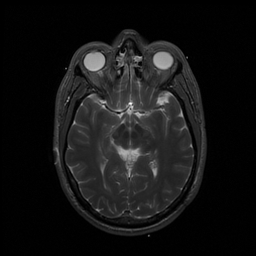
%> input picture CS473/online_demos/t2.jpg, 256 x 256 px
$ octave L21_deblur_matrix.m   (GNU Octave 9; MATLAB toolbox functions it lacks are replaced by stand-ins)
%> lines starting %> are read from the running program, lines starting %| are printed output that depends on the picture
%% Lesson 21 - Deblurring using a matrix

% (C) 2013 Jeff Orchard
%     University of Waterloo


%% Ill-Conditionedness of the Blur Matrix

N = 8; % start small
N = 64;

% This will be our blur matrix
D = zeros(N^2, N^2);

% Creat a Blur kernel
K = [0 1 0;
     1 2 1;
     0 1 0];
%K = fspecial('gaussian', [N N], 2);
K = K / sum(K(:));  % normalize it so it sums to 1

% Embed the kernel in an NxN image, centred at (1,1)
K2 = zeros(N,N);
K2(1:size(K,1), 1:size(K,2)) = K;
K2 = circshift(K2, -(size(K)-1)/2);


%% Construct blur matrix one row at a time
% Each row (and column) represents a pixel.  The value stored in element
% (i,j) is the degree to which pixel i blurs to pixel j.
counter = 1;
for c = 1:N
    for r = 1:N
        Ks = circshift(K2, [r-1 c-1]);
        D(counter,:) = reshape(Ks, 1, N^2);
        counter = counter + 1;
    end
end

spy(D);

%% Try the blur matrix on an image
f = imread('t2.jpg');
%> f is the input picture: size 256x256x3 uint8; min 0, max 255, mean 20.4
f = imresize(double(f(:,:,1)), [N N], 'bilinear');
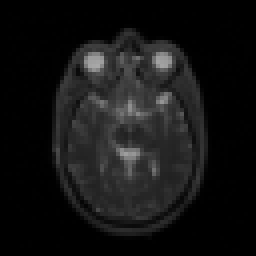
%> f: size 64x64 double (shown 4 times larger); min 0, max 168.4, mean 20.4

f_vec = reshape(f, N^2, 1); % reformat NxN image into N^2x1 column vector
%> f_vec = 4096 values, max 168.4 at index 1553, min 0 at index 4033, mean 20.38
g = D * f_vec; % Multiply by blur matrix
%> g = 4096 values, max 162.2 at index 1489, min 0.0459 at index 1, mean 20.38
figure(1); imshow(reshape(f_vec,N,N),[],'InitialMagnification',400); title('Original image');
%pause;

figure(2); imshow(reshape(g,N,N),[],'InitialMagnification',400); title('Blurred');
%> after `imshow(reshape(g,N,N),[],'InitialMagnification',400)`:
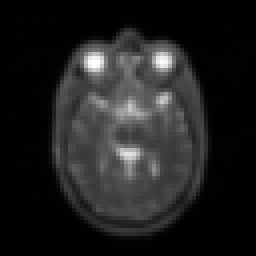
%> displayed picture: size 64x64, on the screen's scale of 0 to 255 (shown 4 times larger); min 0, max 255, mean 31.9
%pause;

%% Add a tiny bit of noise, and try to invert the blurring matrix
g = g + randn(size(g))*0.03;
f_deblurred = D \ g;
%> f_deblurred = 4096 values, max 4.92e+14 at index 1425, min -4.92e+14 at index 3, mean 20.37
figure(3);
imshow(reshape(f_deblurred,N,N), [], 'InitialMagnification',400);
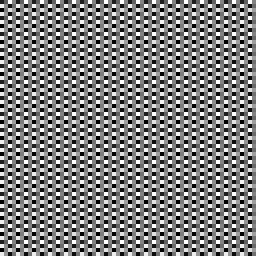
%> displayed picture: size 64x64, on the screen's scale of 0 to 255 (shown 4 times larger); min 0, max 255, mean 127.5
title('Unblurred');

$ run again, with CS473/online_demos/t1.jpg copied over CS473/online_demos/t2.jpg
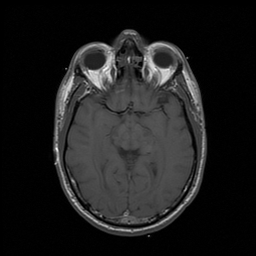
%> input picture CS473/online_demos/t1.jpg, 256 x 256 px
%> f is the input picture: size 256x256x3 uint8; min 0, max 255, mean 29.6
%> `f = imresize(double(f(:,:,1)), [N N], 'bilinear');`:
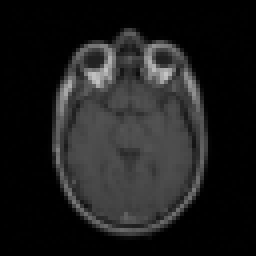
%> f: size 64x64 double (shown 4 times larger); min 0, max 197.9, mean 29.6
%> f_vec = 4096 values, max 197.9 at index 2643, min 0 at index 1, mean 29.56
%> g = 4096 values, max 183.5 at index 2643, min 0.0315 at index 1, mean 29.56
%> `imshow(reshape(g,N,N),[],'InitialMagnification',400)`:
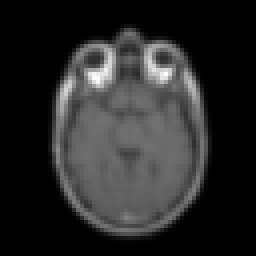
%> displayed picture: size 64x64, on the screen's scale of 0 to 255 (shown 4 times larger); min 0, max 255, mean 41
%> f_deblurred = 4096 values, max 4.94e+14 at index 2449, min -4.94e+14 at index 3843, mean 29.57

$ run again, with CS473/online_demos/ct.jpg copied over CS473/online_demos/t2.jpg
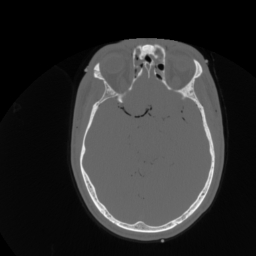
%> input picture CS473/online_demos/ct.jpg, 256 x 256 px
%> f is the input picture: size 256x256x3 uint8; min 0, max 247, mean 45.9
%> `f = imresize(double(f(:,:,1)), [N N], 'bilinear');`:
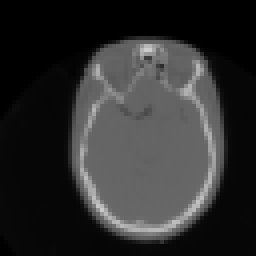
%> f: size 64x64 double (shown 4 times larger); min 0, max 204, mean 45.9
%> f_vec = 4096 values, max 204 at index 1653, min 0 at index 1, mean 45.93
%> g = 4096 values, max 187.7 at index 2317, min 0 at index 1, mean 45.93
%> `imshow(reshape(g,N,N),[],'InitialMagnification',400)`:
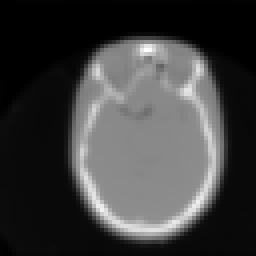
%> displayed picture: size 64x64, on the screen's scale of 0 to 255 (shown 4 times larger); min 0, max 255, mean 62.4
%> f_deblurred = 4096 values, max 4.87e+14 at index 1977, min -4.87e+14 at index 3843, mean 45.93
